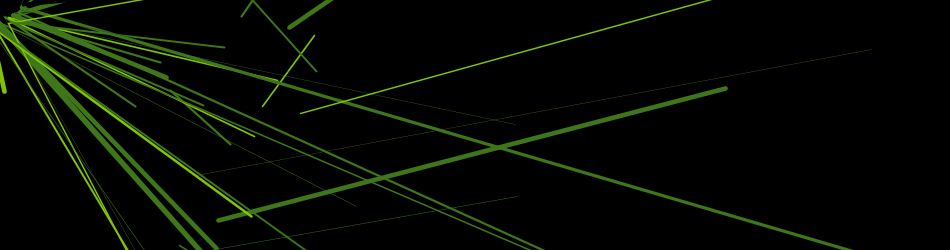
Frame 1 (no input)
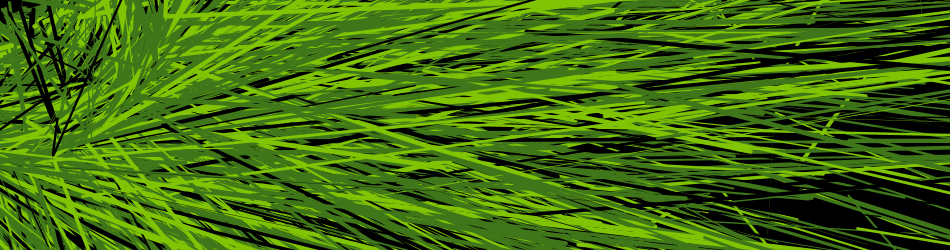
Frame 60 (the mouse pressed at the canvas centre just before this capture)
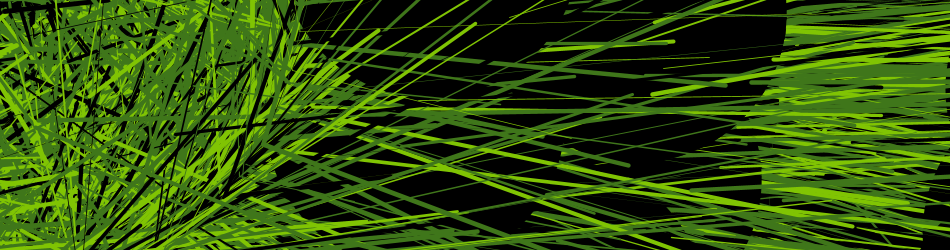
Frame 120 (the mouse held since frame 60 and released just before this capture)

The Processing sketch that drew these frames (run headless with seeded random() and noise(); from frame 60 on, the mouse is pressed at the canvas centre):

// Processing sketch: processing_4253
// ── processing_4253.pde


  //Basado en un sketch propio(ataque palillstico).
  //Proyecto interactivo que simula el desenfrenado crecimiento de palillos de pasto.Al mover el mouse  
  //aparecen circulos que intentan borrar el crecimiento y regresar el fondo negro.A medida que se acerca  
  //el mouse a la esquina superior izquierda,los  circulos se hacen mas pequeños y si se alejan de este, 
  //se agrandan.Ademas al presionar el mouse aparece un flash que vuelve el fondo negro a blanco 
  //evidenciando por donde crece cada palillo y borrando parte del crecimiento.
  
  
void setup() { 
  size(950, 250); //tamaño de la tela
  smooth(); //suaviza las lineas
  background(0); //color de fondo

  noStroke();//sin lineas de contorno
}

void draw() { //funcion para dibujar el pasto
 
  for(int i=0; i<200; i=i+1){ 
  palillos(); } 
  variableEllipse(mouseX, mouseY, pmouseX, pmouseY);//declara la funcion para hacer aparecer los circulos
}  

void palillos() { //funcion para el como dibujar los palillos
  
  strokeWeight(random(5)); 
  float d1 = random(50); 
  if(d1 < 12) {  //palillos verde oscuro
    stroke(63,118,26); 
    rotate(5);
  } 
  if(d1 < 6) {  //palillos verde claro 
    stroke(128,196,3); 
    rotate(5);
  } 
  if(d1 < 2) {  // palillos negros 
    stroke(0); 
    rotate(5);
  } 
  float x1 = random(width); 
  float x2 = random(height+5); 
 float y1 = random(width+5);
 float y2 = random(height);
  //aqui se determina como se moveran y creceran las lineas
  line(x2,x1,second()/10,millis()/10); 
  line(x1,x2,second()/10,millis()/10);
  line(y1,y2,millis(),200);
  stroke(450,150); 
}
void variableEllipse(int x, int y, int px, int py) //aparecen las ellipses pretenden bloquear a los palillos
{
  float speed = abs(x-px-y/2) + abs(y-py-x/2);//abs calcula el valor absoluto de un numero.El valor absoluto sera siempre positivo.
  
  fill(0);
  translate(random(2),speed);
  ellipse(x, y, speed, speed);
  ellipse(x*2,y*2,speed,speed);
  ellipse(x/2,y/2,speed,speed);
}
 

void mousePressed() { 
  background(255); 

} 
